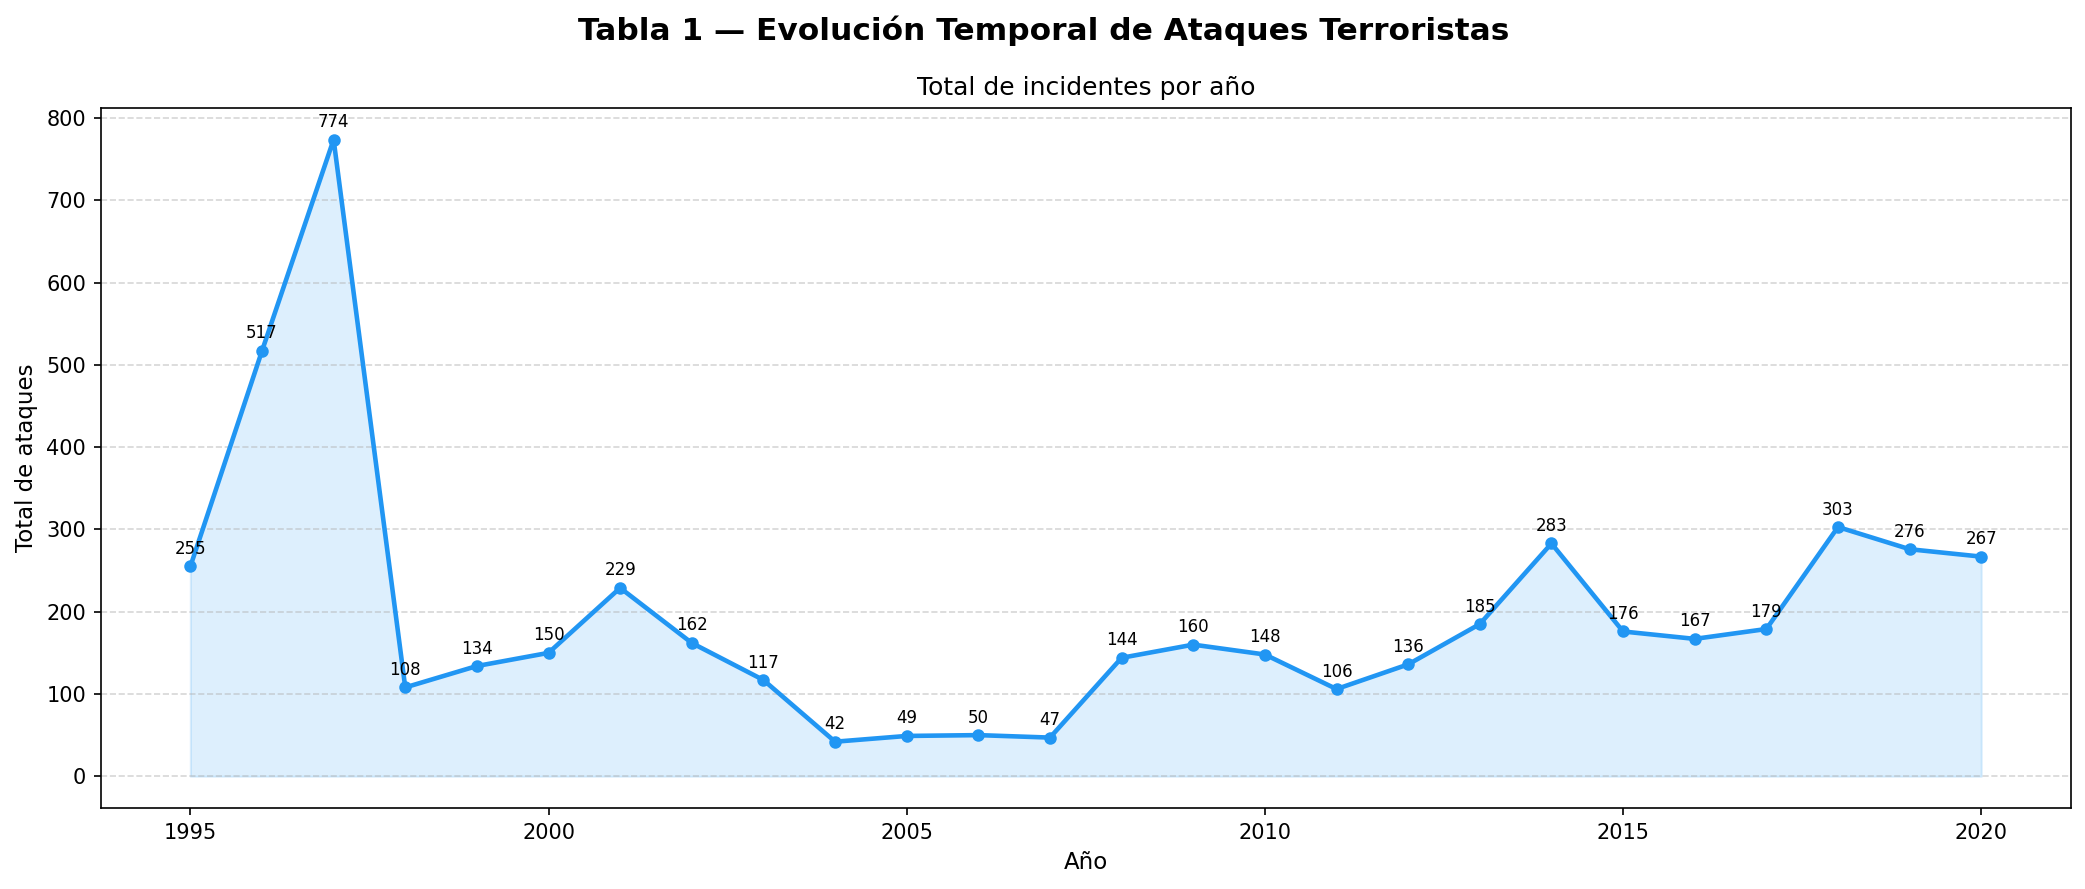

The script that saved this image:
"""
Tabla 1 - Identificadores y Fechas
Columnas: IYEAR, IMONTH, EXTENDED
Gráfico: Línea - Evolución de ataques por año y ataques extendidos
"""

import pandas as pd
import numpy as np
import matplotlib.pyplot as plt
import matplotlib.ticker as ticker
import warnings
warnings.filterwarnings('ignore')

df = pd.read_excel('../GTD_5156.xlsx', usecols=['IYEAR', 'IMONTH', 'IDAY', 'EXTENDED'])

# Ataques por año (total)
ataques_anio = df.groupby('IYEAR').size().reset_index(name='total')

# Ataques extendidos por año
extendidos = df[df['EXTENDED'] == 1].groupby('IYEAR').size().reset_index(name='extendidos')

merged = ataques_anio.merge(extendidos, on='IYEAR', how='left').fillna(0)
merged['pct_extendidos'] = (merged['extendidos'] / merged['total'] * 100).round(2)

fig, ax = plt.subplots(figsize=(14, 6))
fig.suptitle('Tabla 1 — Evolución Temporal de Ataques Terroristas', fontsize=15, fontweight='bold', y=0.98)

# Panel superior: total de ataques por año
ax.plot(merged['IYEAR'], merged['total'], color='#2196F3', linewidth=2.2, marker='o', markersize=5)
ax.fill_between(merged['IYEAR'], merged['total'], alpha=0.15, color='#2196F3')
ax.set_ylabel('Total de ataques', fontsize=11)
ax.set_xlabel('Año', fontsize=11)
ax.set_title('Total de incidentes por año', fontsize=12)
ax.yaxis.set_major_locator(ticker.MaxNLocator(integer=True))
ax.grid(axis='y', linestyle='--', alpha=0.5)
for x, y in zip(merged['IYEAR'], merged['total']):
    ax.annotate(str(y), (x, y), textcoords='offset points', xytext=(0, 6), ha='center', fontsize=8)

plt.tight_layout()
plt.savefig('tabla1_fechas_linea.png', dpi=150, bbox_inches='tight')
plt.show()
print("Guardado: tabla1_fechas_linea.png")
